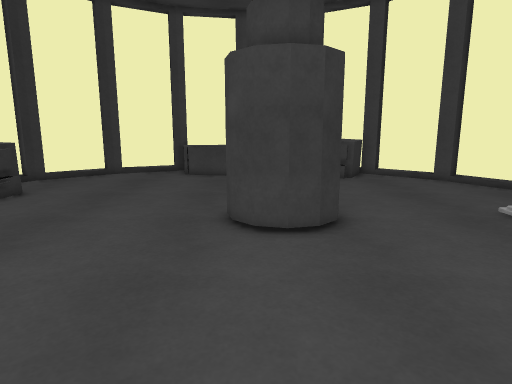
View 1 (above)

17 first-person views from a walk through a Unity game level. The camera is 1.2 m above the floor, tilts 10° down and sees 75° across. The floor is counted in squares, 0.43 m on a side. Each view is taken from the middle of a square. On the plan, view 1 faces up. The plan holds only what a view shows up to about 20 squares ahead; the rest is blank. The player is left out.

View 2
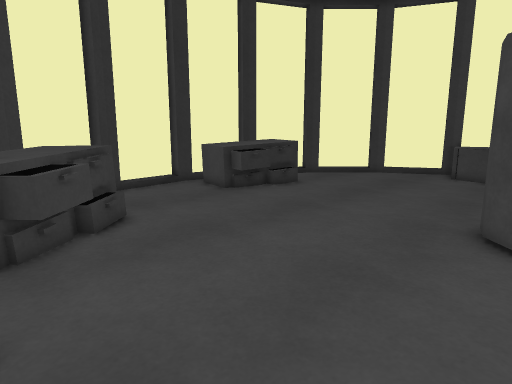

View 3
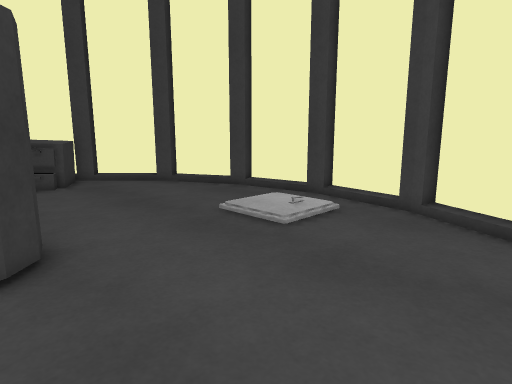

View 4
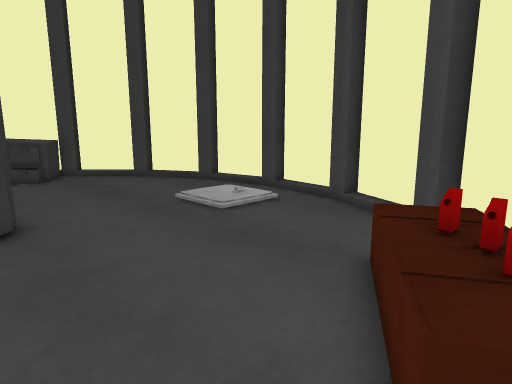

View 5
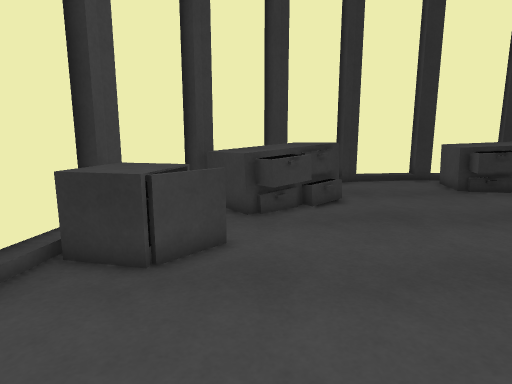

View 6
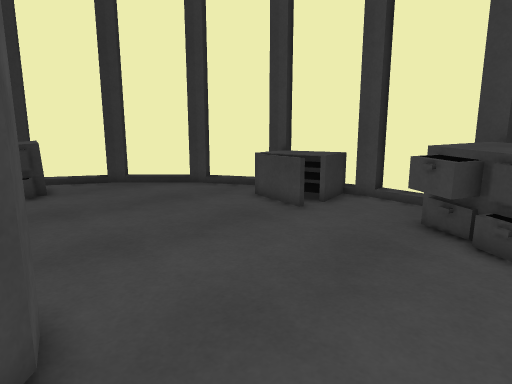

View 7
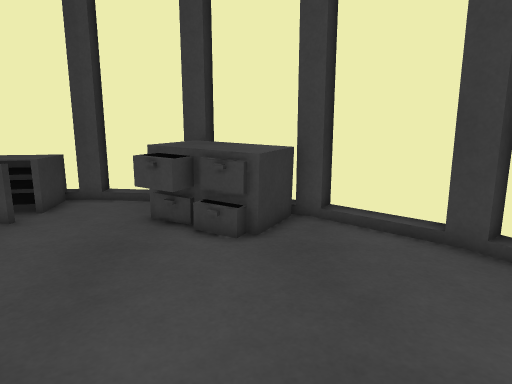

View 8
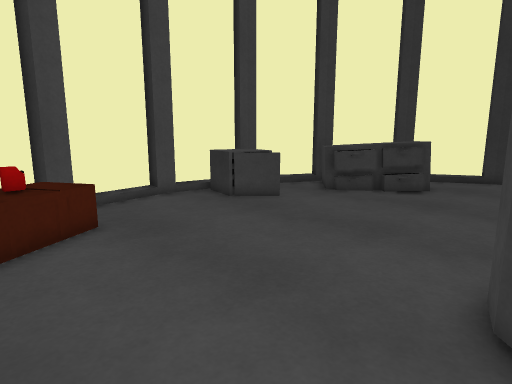

View 9
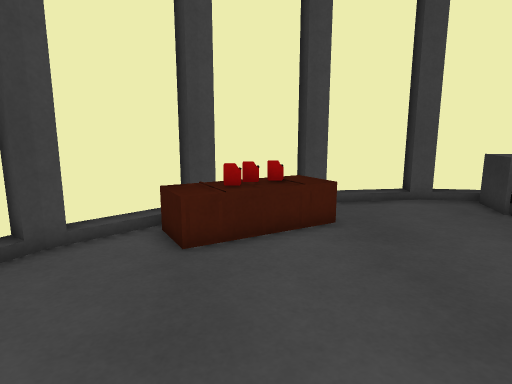

View 10
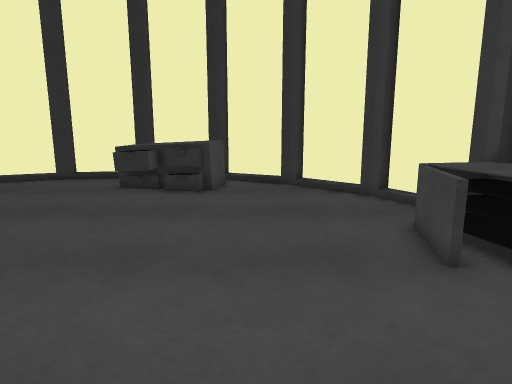

View 11
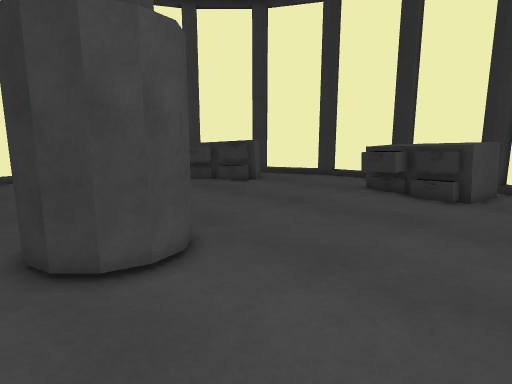

View 12
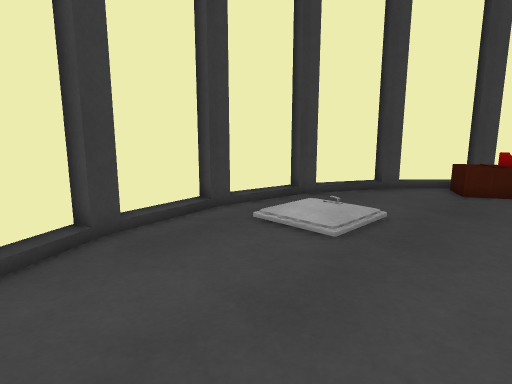

View 13
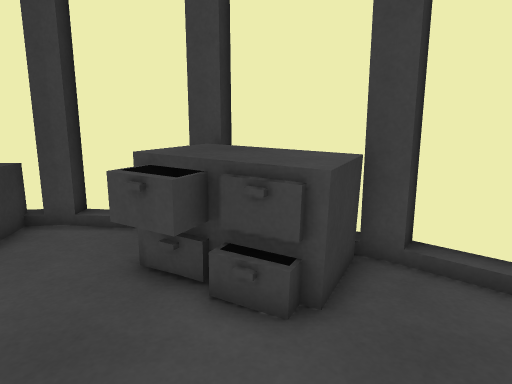

View 14
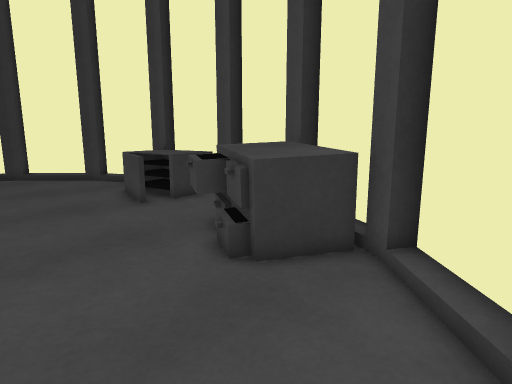

View 15
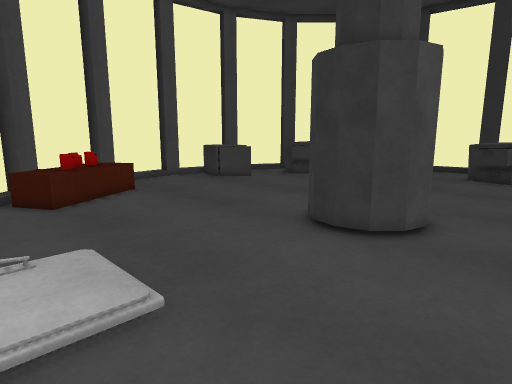

View 16
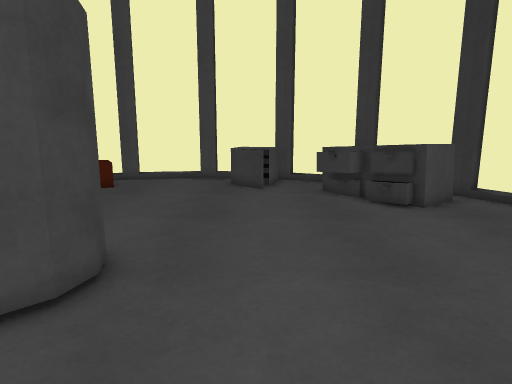

View 17
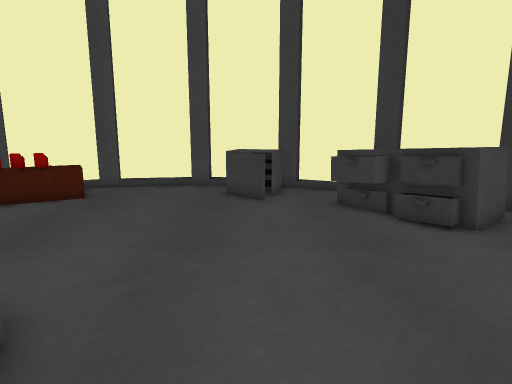

### Floor plan
Key: @ floor where view 1 was taken; # wall or solid block; . main floor; : floor 0.25 m higher than the main floor; / step, stairs or slope; O other object.
Columns run from 16 left of view 1 to 14 right of it. Each row starts with its distance up from view 1.
 27             #####
 26          ####OO######
 25        ####OOOO....#####
 24       ##...OOOO....OOOO##
 23     ###....OOOO....OO OO###
 22    ##/.......OO....OO OO./##
 21    #/..............OOOO.../#
 20   ##.......................##
 19  ##.........................##
 18  #...........................#
 17  #...........................#
 16 ##OOOO.......................##
 15 ##   O.......................##
 14 #    .........................#
 13 #    O..........OOO...........#
 12 #   OO.........OO OO..........#
 11 #..O...........O   O.....:::..#
 10 #..............OO OO.....:::..#
  9 #...............OOO......:::..#
  8 #.............................#
  7 ##...........................##
  6 ##...........................##
  5  #...........................#
  4  #...OO......................#
  3  ##.OO OO...................##
  2   ## O OOO.............OO..##
  1    #  OOOO...........OOOOO/#
  0    ## OOO...O...@...OOOOO ##
 -1     ###O...OOO......OOOO##
 -2       ##...OOO......OO.##
 -3        ####OOO.....#####
 -4          ############

Positions as (right, up) in squares from view 1, and headings:
1: (0, 0), facing up
2: (1, 0), facing up-left
3: (1, 2), facing up-right
4: (1, -1), facing up-right
5: (4, 1), facing left
6: (6, 12), facing up-left
7: (6, 12), facing up
8: (7, 10), facing down-left
9: (6, 10), facing down
10: (5, 18), facing left
11: (4, 19), facing down-left
12: (4, 19), facing down-right
13: (5, 16), facing up
14: (11, 16), facing up-left
15: (11, 16), facing down-left
16: (-4, 17), facing down
17: (-4, 14), facing down
